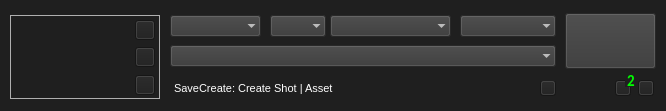
<?xml version="1.0" encoding="UTF-8"?>
<ui version="4.0">
 <class>arUSD</class>
 <widget class="QWidget" name="arUSD">
  <property name="geometry">
   <rect>
    <x>0</x>
    <y>0</y>
    <width>666</width>
    <height>111</height>
   </rect>
  </property>
  <property name="minimumSize">
   <size>
    <width>666</width>
    <height>111</height>
   </size>
  </property>
  <property name="maximumSize">
   <size>
    <width>666</width>
    <height>111</height>
   </size>
  </property>
  <property name="font">
   <font>
    <family>Calibri</family>
    <pointsize>11</pointsize>
    <weight>75</weight>
    <bold>true</bold>
   </font>
  </property>
  <property name="windowTitle">
   <string>arUSD</string>
  </property>
  <property name="windowIcon">
   <iconset resource="../../img/img.qrc">
    <normaloff>:/btn/btn/btnSave.png</normaloff>:/btn/btn/btnSave.png</iconset>
  </property>
  <property name="styleSheet">
   <string notr="true">color: rgb(255, 255, 255);
background-color: rgb(31, 31, 31);</string>
  </property>
  <widget class="QLineEdit" name="edtShotName">
   <property name="enabled">
    <bool>false</bool>
   </property>
   <property name="geometry">
    <rect>
     <x>270</x>
     <y>50</y>
     <width>56</width>
     <height>16</height>
    </rect>
   </property>
   <property name="font">
    <font>
     <family>Malgun Gothic</family>
     <pointsize>9</pointsize>
     <weight>75</weight>
     <bold>true</bold>
    </font>
   </property>
   <property name="text">
    <string/>
   </property>
   <property name="frame">
    <bool>false</bool>
   </property>
   <property name="readOnly">
    <bool>false</bool>
   </property>
   <property name="placeholderText">
    <string/>
   </property>
  </widget>
  <widget class="QPushButton" name="btnAccept">
   <property name="geometry">
    <rect>
     <x>565</x>
     <y>13</y>
     <width>91</width>
     <height>56</height>
    </rect>
   </property>
   <property name="toolTip">
    <string>Save/Load file</string>
   </property>
   <property name="styleSheet">
    <string notr="true">background-color: rgb(56, 56, 56);</string>
   </property>
   <property name="text">
    <string/>
   </property>
   <property name="icon">
    <iconset resource="../../img/img.qrc">
     <normaloff>:/btn/btn/btnLoad66.png</normaloff>:/btn/btn/btnLoad66.png</iconset>
   </property>
   <property name="iconSize">
    <size>
     <width>91</width>
     <height>56</height>
    </size>
   </property>
   <property name="shortcut">
    <string>Return</string>
   </property>
  </widget>
  <widget class="QPushButton" name="btnHelp">
   <property name="geometry">
    <rect>
     <x>638</x>
     <y>80</y>
     <width>16</width>
     <height>16</height>
    </rect>
   </property>
   <property name="toolTip">
    <string>Help</string>
   </property>
   <property name="styleSheet">
    <string notr="true">background-color: 'transparent';</string>
   </property>
   <property name="text">
    <string/>
   </property>
   <property name="icon">
    <iconset resource="../../img/img.qrc">
     <normaloff>:/btn/btn/btnHelp48.png</normaloff>:/btn/btn/btnHelp48.png</iconset>
   </property>
   <property name="iconSize">
    <size>
     <width>16</width>
     <height>16</height>
    </size>
   </property>
  </widget>
  <widget class="QLineEdit" name="edtMsg">
   <property name="enabled">
    <bool>true</bool>
   </property>
   <property name="geometry">
    <rect>
     <x>172</x>
     <y>80</y>
     <width>361</width>
     <height>16</height>
    </rect>
   </property>
   <property name="font">
    <font>
     <family>MS Shell Dlg 2</family>
     <pointsize>8</pointsize>
     <weight>50</weight>
     <bold>false</bold>
    </font>
   </property>
   <property name="text">
    <string>SaveCreate: Create Shot | Asset</string>
   </property>
   <property name="frame">
    <bool>false</bool>
   </property>
   <property name="readOnly">
    <bool>true</bool>
   </property>
  </widget>
  <widget class="QLabel" name="lblUser">
   <property name="geometry">
    <rect>
     <x>565</x>
     <y>80</y>
     <width>16</width>
     <height>16</height>
    </rect>
   </property>
   <property name="toolTip">
    <string>User</string>
   </property>
   <property name="styleSheet">
    <string notr="true">background-color: 'transparent';</string>
   </property>
   <property name="text">
    <string/>
   </property>
   <property name="pixmap">
    <pixmap resource="../../img/img.qrc">:/placeholder/placeholder/user.png</pixmap>
   </property>
   <property name="scaledContents">
    <bool>true</bool>
   </property>
  </widget>
  <widget class="QComboBox" name="cbxShot">
   <property name="enabled">
    <bool>true</bool>
   </property>
   <property name="geometry">
    <rect>
     <x>170</x>
     <y>15</y>
     <width>91</width>
     <height>22</height>
    </rect>
   </property>
   <property name="font">
    <font>
     <family>Malgun Gothic</family>
     <pointsize>10</pointsize>
     <weight>75</weight>
     <bold>true</bold>
    </font>
   </property>
   <property name="toolTip">
    <string>Status</string>
   </property>
   <property name="layoutDirection">
    <enum>Qt::LeftToRight</enum>
   </property>
   <property name="styleSheet">
    <string notr="true">background-color: rgb(56, 56, 56);</string>
   </property>
   <property name="editable">
    <bool>false</bool>
   </property>
   <property name="insertPolicy">
    <enum>QComboBox::InsertAtBottom</enum>
   </property>
   <property name="frame">
    <bool>false</bool>
   </property>
  </widget>
  <widget class="QPushButton" name="btnReport">
   <property name="geometry">
    <rect>
     <x>615</x>
     <y>80</y>
     <width>16</width>
     <height>16</height>
    </rect>
   </property>
   <property name="toolTip">
    <string>Report</string>
   </property>
   <property name="styleSheet">
    <string notr="true">background-color: 'transparent';</string>
   </property>
   <property name="text">
    <string/>
   </property>
   <property name="icon">
    <iconset resource="../../img/img.qrc">
     <normaloff>:/btn/btn/btnReport48.png</normaloff>:/btn/btn/btnReport48.png</iconset>
   </property>
   <property name="iconSize">
    <size>
     <width>16</width>
     <height>16</height>
    </size>
   </property>
  </widget>
  <widget class="QLabel" name="lblErrorCount">
   <property name="geometry">
    <rect>
     <x>625</x>
     <y>75</y>
     <width>12</width>
     <height>12</height>
    </rect>
   </property>
   <property name="toolTip">
    <string>Error Count</string>
   </property>
   <property name="styleSheet">
    <string notr="true">background-color: 'transparent'; 
color: rgb(0, 255, 0);</string>
   </property>
   <property name="text">
    <string>2</string>
   </property>
   <property name="scaledContents">
    <bool>true</bool>
   </property>
   <property name="alignment">
    <set>Qt::AlignCenter</set>
   </property>
  </widget>
  <widget class="QPushButton" name="btnOpenFolder">
   <property name="geometry">
    <rect>
     <x>540</x>
     <y>80</y>
     <width>16</width>
     <height>16</height>
    </rect>
   </property>
   <property name="toolTip">
    <string>Open Folder [F]</string>
   </property>
   <property name="styleSheet">
    <string notr="true">background-color: 'transparent';</string>
   </property>
   <property name="text">
    <string/>
   </property>
   <property name="icon">
    <iconset resource="../../img/img.qrc">
     <normaloff>:/btn/btn/btnFolder48.png</normaloff>:/btn/btn/btnFolder48.png</iconset>
   </property>
   <property name="iconSize">
    <size>
     <width>14</width>
     <height>14</height>
    </size>
   </property>
   <property name="shortcut">
    <string>F</string>
   </property>
  </widget>
  <widget class="QLabel" name="lblSoftware">
   <property name="geometry">
    <rect>
     <x>590</x>
     <y>80</y>
     <width>16</width>
     <height>16</height>
    </rect>
   </property>
   <property name="styleSheet">
    <string notr="true">background-color: 'transparent';</string>
   </property>
   <property name="text">
    <string/>
   </property>
   <property name="pixmap">
    <pixmap resource="../../img/img.qrc">:/placeholder/placeholder/program.png</pixmap>
   </property>
   <property name="scaledContents">
    <bool>true</bool>
   </property>
  </widget>
  <widget class="QComboBox" name="cbxTask">
   <property name="geometry">
    <rect>
     <x>460</x>
     <y>15</y>
     <width>96</width>
     <height>22</height>
    </rect>
   </property>
   <property name="font">
    <font>
     <family>Malgun Gothic</family>
     <pointsize>10</pointsize>
     <weight>75</weight>
     <bold>true</bold>
    </font>
   </property>
   <property name="toolTip">
    <string>Task</string>
   </property>
   <property name="layoutDirection">
    <enum>Qt::LeftToRight</enum>
   </property>
   <property name="styleSheet">
    <string notr="true">background-color: rgb(56, 56, 56);</string>
   </property>
   <property name="editable">
    <bool>false</bool>
   </property>
   <property name="maxVisibleItems">
    <number>100</number>
   </property>
   <property name="insertPolicy">
    <enum>QComboBox::InsertAtBottom</enum>
   </property>
   <property name="frame">
    <bool>false</bool>
   </property>
   <property name="modelColumn">
    <number>0</number>
   </property>
  </widget>
  <widget class="QLineEdit" name="edtTask">
   <property name="enabled">
    <bool>false</bool>
   </property>
   <property name="geometry">
    <rect>
     <x>460</x>
     <y>47</y>
     <width>91</width>
     <height>21</height>
    </rect>
   </property>
   <property name="font">
    <font>
     <family>Malgun Gothic</family>
     <pointsize>9</pointsize>
     <weight>75</weight>
     <bold>true</bold>
    </font>
   </property>
   <property name="text">
    <string/>
   </property>
   <property name="frame">
    <bool>false</bool>
   </property>
   <property name="readOnly">
    <bool>false</bool>
   </property>
   <property name="placeholderText">
    <string/>
   </property>
  </widget>
  <widget class="QLineEdit" name="edtShot">
   <property name="enabled">
    <bool>false</bool>
   </property>
   <property name="geometry">
    <rect>
     <x>170</x>
     <y>47</y>
     <width>91</width>
     <height>21</height>
    </rect>
   </property>
   <property name="font">
    <font>
     <family>Malgun Gothic</family>
     <pointsize>9</pointsize>
     <weight>75</weight>
     <bold>true</bold>
    </font>
   </property>
   <property name="text">
    <string/>
   </property>
   <property name="frame">
    <bool>false</bool>
   </property>
   <property name="readOnly">
    <bool>false</bool>
   </property>
   <property name="placeholderText">
    <string/>
   </property>
  </widget>
  <widget class="QComboBox" name="cbxShotName">
   <property name="geometry">
    <rect>
     <x>270</x>
     <y>15</y>
     <width>56</width>
     <height>22</height>
    </rect>
   </property>
   <property name="font">
    <font>
     <family>Malgun Gothic</family>
     <pointsize>10</pointsize>
     <weight>75</weight>
     <bold>true</bold>
    </font>
   </property>
   <property name="layoutDirection">
    <enum>Qt::LeftToRight</enum>
   </property>
   <property name="styleSheet">
    <string notr="true">background-color: rgb(56, 56, 56);</string>
   </property>
   <property name="editable">
    <bool>false</bool>
   </property>
   <property name="maxVisibleItems">
    <number>100</number>
   </property>
   <property name="insertPolicy">
    <enum>QComboBox::InsertAtBottom</enum>
   </property>
   <property name="frame">
    <bool>false</bool>
   </property>
   <property name="modelColumn">
    <number>0</number>
   </property>
  </widget>
  <widget class="QLineEdit" name="edtShotGroup">
   <property name="enabled">
    <bool>false</bool>
   </property>
   <property name="geometry">
    <rect>
     <x>335</x>
     <y>50</y>
     <width>116</width>
     <height>16</height>
    </rect>
   </property>
   <property name="font">
    <font>
     <family>Malgun Gothic</family>
     <pointsize>9</pointsize>
     <weight>75</weight>
     <bold>true</bold>
    </font>
   </property>
   <property name="text">
    <string/>
   </property>
   <property name="frame">
    <bool>false</bool>
   </property>
   <property name="readOnly">
    <bool>false</bool>
   </property>
   <property name="placeholderText">
    <string/>
   </property>
  </widget>
  <widget class="QComboBox" name="cbxShotGroup">
   <property name="geometry">
    <rect>
     <x>330</x>
     <y>15</y>
     <width>121</width>
     <height>22</height>
    </rect>
   </property>
   <property name="font">
    <font>
     <family>Malgun Gothic</family>
     <pointsize>10</pointsize>
     <weight>75</weight>
     <bold>true</bold>
    </font>
   </property>
   <property name="layoutDirection">
    <enum>Qt::LeftToRight</enum>
   </property>
   <property name="styleSheet">
    <string notr="true">background-color: rgb(56, 56, 56);</string>
   </property>
   <property name="editable">
    <bool>false</bool>
   </property>
   <property name="maxVisibleItems">
    <number>100</number>
   </property>
   <property name="insertPolicy">
    <enum>QComboBox::InsertAtBottom</enum>
   </property>
   <property name="frame">
    <bool>false</bool>
   </property>
   <property name="modelColumn">
    <number>0</number>
   </property>
  </widget>
  <widget class="QComboBox" name="cbxShotChoice">
   <property name="geometry">
    <rect>
     <x>170</x>
     <y>45</y>
     <width>386</width>
     <height>22</height>
    </rect>
   </property>
   <property name="font">
    <font>
     <family>Malgun Gothic</family>
     <pointsize>10</pointsize>
     <weight>75</weight>
     <bold>true</bold>
    </font>
   </property>
   <property name="toolTip">
    <string>File</string>
   </property>
   <property name="layoutDirection">
    <enum>Qt::LeftToRight</enum>
   </property>
   <property name="styleSheet">
    <string notr="true">background-color: rgb(56, 56, 56);</string>
   </property>
   <property name="editable">
    <bool>false</bool>
   </property>
   <property name="maxVisibleItems">
    <number>100</number>
   </property>
   <property name="insertPolicy">
    <enum>QComboBox::InsertAtBottom</enum>
   </property>
   <property name="frame">
    <bool>false</bool>
   </property>
   <property name="modelColumn">
    <number>0</number>
   </property>
  </widget>
  <widget class="QLabel" name="lblPreviewImgBG">
   <property name="enabled">
    <bool>false</bool>
   </property>
   <property name="geometry">
    <rect>
     <x>10</x>
     <y>15</y>
     <width>150</width>
     <height>84</height>
    </rect>
   </property>
   <property name="font">
    <font>
     <family>Malgun Gothic</family>
     <pointsize>8</pointsize>
    </font>
   </property>
   <property name="toolTip">
    <string>Thumb Image</string>
   </property>
   <property name="styleSheet">
    <string notr="true">color: rgb(175, 175, 175);</string>
   </property>
   <property name="frameShape">
    <enum>QFrame::Box</enum>
   </property>
   <property name="frameShadow">
    <enum>QFrame::Plain</enum>
   </property>
   <property name="text">
    <string/>
   </property>
   <property name="textFormat">
    <enum>Qt::AutoText</enum>
   </property>
   <property name="pixmap">
    <pixmap>:/placeholder/img/placeholder/000.png</pixmap>
   </property>
   <property name="scaledContents">
    <bool>true</bool>
   </property>
   <property name="alignment">
    <set>Qt::AlignLeading|Qt::AlignLeft|Qt::AlignTop</set>
   </property>
   <property name="wordWrap">
    <bool>false</bool>
   </property>
  </widget>
  <widget class="QPushButton" name="btnScreenshot">
   <property name="geometry">
    <rect>
     <x>135</x>
     <y>20</y>
     <width>20</width>
     <height>20</height>
    </rect>
   </property>
   <property name="toolTip">
    <string>Take Screenshot [S]</string>
   </property>
   <property name="styleSheet">
    <string notr="true">background-color: 'transparent';</string>
   </property>
   <property name="text">
    <string/>
   </property>
   <property name="icon">
    <iconset resource="../../img/img.qrc">
     <normaloff>:/btn/btn/btnCamera48.png</normaloff>:/btn/btn/btnCamera48.png</iconset>
   </property>
   <property name="iconSize">
    <size>
     <width>20</width>
     <height>20</height>
    </size>
   </property>
   <property name="shortcut">
    <string>S</string>
   </property>
  </widget>
  <widget class="QPushButton" name="btnSnapshotRender">
   <property name="geometry">
    <rect>
     <x>135</x>
     <y>47</y>
     <width>20</width>
     <height>20</height>
    </rect>
   </property>
   <property name="toolTip">
    <string>Take Render Snapshot [R]</string>
   </property>
   <property name="styleSheet">
    <string notr="true">background-color: 'transparent';</string>
   </property>
   <property name="text">
    <string/>
   </property>
   <property name="icon">
    <iconset resource="../../img/img.qrc">
     <normaloff>:/shelf/software/maya/shelf/shelf_renderLow35.png</normaloff>:/shelf/software/maya/shelf/shelf_renderLow35.png</iconset>
   </property>
   <property name="iconSize">
    <size>
     <width>20</width>
     <height>20</height>
    </size>
   </property>
   <property name="shortcut">
    <string>R</string>
   </property>
  </widget>
  <widget class="QPushButton" name="btnSnapshotViewport">
   <property name="geometry">
    <rect>
     <x>135</x>
     <y>75</y>
     <width>20</width>
     <height>20</height>
    </rect>
   </property>
   <property name="toolTip">
    <string>Take Viewport Snapshot [V]</string>
   </property>
   <property name="styleSheet">
    <string notr="true">background-color: 'transparent';</string>
   </property>
   <property name="text">
    <string/>
   </property>
   <property name="icon">
    <iconset resource="../../img/img.qrc">
     <normaloff>:/shelf/software/maya/shelf/shelf_viewport35.png</normaloff>:/shelf/software/maya/shelf/shelf_viewport35.png</iconset>
   </property>
   <property name="iconSize">
    <size>
     <width>20</width>
     <height>20</height>
    </size>
   </property>
   <property name="shortcut">
    <string>V</string>
   </property>
  </widget>
  <widget class="QLineEdit" name="edtMsgDate">
   <property name="enabled">
    <bool>true</bool>
   </property>
   <property name="geometry">
    <rect>
     <x>170</x>
     <y>65</y>
     <width>141</width>
     <height>16</height>
    </rect>
   </property>
   <property name="font">
    <font>
     <family>MS Shell Dlg 2</family>
     <pointsize>8</pointsize>
     <weight>50</weight>
     <bold>false</bold>
    </font>
   </property>
   <property name="styleSheet">
    <string notr="true">color: rgb(180, 180, 180);
background-color: 'transparent';</string>
   </property>
   <property name="text">
    <string/>
   </property>
   <property name="frame">
    <bool>false</bool>
   </property>
   <property name="alignment">
    <set>Qt::AlignLeading|Qt::AlignLeft|Qt::AlignVCenter</set>
   </property>
   <property name="readOnly">
    <bool>true</bool>
   </property>
  </widget>
  <widget class="QLineEdit" name="edtMsgSize">
   <property name="enabled">
    <bool>true</bool>
   </property>
   <property name="geometry">
    <rect>
     <x>415</x>
     <y>65</y>
     <width>141</width>
     <height>16</height>
    </rect>
   </property>
   <property name="font">
    <font>
     <family>MS Shell Dlg 2</family>
     <pointsize>8</pointsize>
     <weight>50</weight>
     <bold>false</bold>
    </font>
   </property>
   <property name="styleSheet">
    <string notr="true">color: rgb(180, 180, 180);
background-color: 'transparent';</string>
   </property>
   <property name="text">
    <string/>
   </property>
   <property name="frame">
    <bool>false</bool>
   </property>
   <property name="alignment">
    <set>Qt::AlignRight|Qt::AlignTrailing|Qt::AlignVCenter</set>
   </property>
   <property name="readOnly">
    <bool>true</bool>
   </property>
  </widget>
  <widget class="QPushButton" name="btnPreviewImg">
   <property name="geometry">
    <rect>
     <x>10</x>
     <y>15</y>
     <width>150</width>
     <height>84</height>
    </rect>
   </property>
   <property name="toolTip">
    <string>Preview</string>
   </property>
   <property name="text">
    <string/>
   </property>
   <property name="icon">
    <iconset resource="../../img/img.qrc">
     <normaloff>:/placeholder/placeholder/image.png</normaloff>:/placeholder/placeholder/image.png</iconset>
   </property>
   <property name="iconSize">
    <size>
     <width>151</width>
     <height>86</height>
    </size>
   </property>
   <property name="autoDefault">
    <bool>false</bool>
   </property>
   <property name="default">
    <bool>false</bool>
   </property>
   <property name="flat">
    <bool>true</bool>
   </property>
  </widget>
  <zorder>lblPreviewImgBG</zorder>
  <zorder>btnPreviewImg</zorder>
  <zorder>edtShotGroup</zorder>
  <zorder>cbxShotGroup</zorder>
  <zorder>btnReport</zorder>
  <zorder>edtShotName</zorder>
  <zorder>btnAccept</zorder>
  <zorder>btnHelp</zorder>
  <zorder>edtMsg</zorder>
  <zorder>lblUser</zorder>
  <zorder>cbxShot</zorder>
  <zorder>lblErrorCount</zorder>
  <zorder>btnOpenFolder</zorder>
  <zorder>lblSoftware</zorder>
  <zorder>cbxTask</zorder>
  <zorder>edtTask</zorder>
  <zorder>edtShot</zorder>
  <zorder>cbxShotName</zorder>
  <zorder>btnScreenshot</zorder>
  <zorder>btnSnapshotRender</zorder>
  <zorder>btnSnapshotViewport</zorder>
  <zorder>edtMsgDate</zorder>
  <zorder>edtMsgSize</zorder>
  <zorder>cbxShotChoice</zorder>
 </widget>
 <tabstops>
  <tabstop>cbxShot</tabstop>
  <tabstop>cbxTask</tabstop>
  <tabstop>edtShotName</tabstop>
  <tabstop>btnAccept</tabstop>
  <tabstop>btnOpenFolder</tabstop>
  <tabstop>btnReport</tabstop>
  <tabstop>btnHelp</tabstop>
  <tabstop>edtMsg</tabstop>
 </tabstops>
 <resources>
  <include location="../../img/img.qrc"/>
 </resources>
 <connections/>
</ui>
